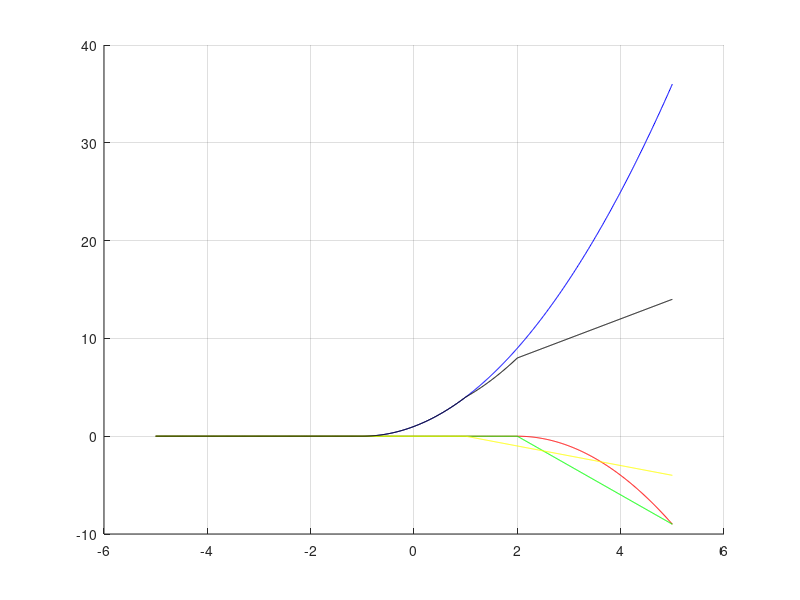

Source code (MATLAB):
clc
clear all
close all

t=-5:0.01:5;

for i=1:length(t)
   if t(i)>=-1
       x1t(i)=(t(i)+1)^2;
   else
       x1t(i)=0;
   end
   
   if t(i)>=2
       x2t(i)=-1.*((t(i)-2)^2);
   else
       x2t(i)=0;
   end
   
   if t(i)>=2
       x3t(i)=-3.*((t(i)-2));
   else
       x3t(i)=0;
   end
   
   if t(i)>=1
       x4t(i)=-(t(i)-1);
   else
       x4t(i)=0;
   end

   if t(i)>=4
       x5t(i)=(t(i)-4).^2;
   else
       x5t(i)=0;
   end

   if t(i)>=1
       x6t(i)=3.*(t(i)-4);
   else
       x6t(i)=0;
   end   
end

hold on
grid on
plot(t,x1t,'b')
plot(t,x2t,'r')
plot(t,x3t,'g')
plot(t,x4t,'y')
plot(t,x1t+x2t+x3t+x4t,'k')
hold off
